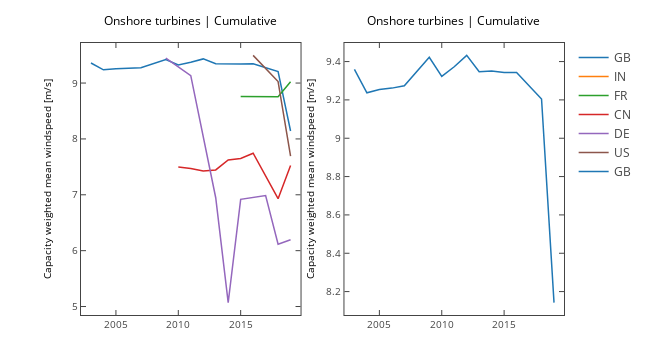

Source (notebook cell):
### Markdown cell above
### Offshore

### Code cell
df=turbines[((turbines['POWER_KW'].replace('#ND',0).astype(int)>0)&\
       (turbines['POWER_KW'].replace('#ND',0).astype(int)<1000000)&(turbines['OFFSHORE']=='yes'))]
countries = [{'GB', 'US', 'IN', 'CN', 'FR', 'DE'}, {'GB'}]

fig, ax = plt.subplots(1, 2, figsize=(9, 5))
for s in range(len(countries)):
    for c in countries[s]:
        x, y, z, w = projects(ofs, c, offshore=True)
        ax[s].plot(x, z, label=c)

    ax[s].set_ylabel('Capacity weighted mean windspeed [m/s]')
    ax[s].set_title("Onshore turbines | Cumulative")

plotly_fig = tls.mpl_to_plotly(fig)
plotly_fig["layout"]["showlegend"] = True
plotly_fig["layout"]['hovermode'] = 'x'
iplot(plotly_fig, filename='ofs4')

### Figure 1 — Plotly figure (JSON) as saved in the notebook; plotly's stock layout.template omitted (floating-point values rounded to 4 significant figures)
{"data": [{"line": {"color": "rgba (31, 119, 180, 1)", "dash": "solid", "width": 1.5}, "mode": "lines", "name": "GB", "type": "scatter", "uid": "170b3892-cff3-11e8-a4f9-b00594f12df5", "x": [2003, 2004, 2005, 2006, 2007, 2009, 2010, 2011, 2012, 2013, 2014, 2015, 2016, 2018, 2019], "xaxis": "x", "y": [9.359, 9.237, 9.255, 9.261, 9.274, 9.423, 9.323, 9.373, 9.432, 9.347, 9.351, 9.343, 9.344, 9.205, 8.142], "yaxis": "y"}, {"line": {"color": "rgba (255, 127, 14, 1)", "dash": "solid", "width": 1.5}, "mode": "lines", "name": "IN", "type": "scatter", "uid": "170d5b66-cff3-11e8-a68e-b00594f12df5", "x": [2019], "xaxis": "x", "y": [8.054], "yaxis": "y"}, {"line": {"color": "rgba (44, 160, 44, 1)", "dash": "solid", "width": 1.5}, "mode": "lines", "name": "FR", "type": "scatter", "uid": "170f937a-cff3-11e8-a7c7-b00594f12df5", "x": [2015, 2018, 2019], "xaxis": "x", "y": [8.762, 8.754, 9.023], "yaxis": "y"}, {"line": {"color": "rgba (214, 39, 40, 1)", "dash": "solid", "width": 1.5}, "mode": "lines", "name": "CN", "type": "scatter", "uid": "17111a38-cff3-11e8-94a2-b00594f12df5", "x": [2010, 2011, 2012, 2013, 2014, 2015, 2016, 2018, 2019], "xaxis": "x", "y": [7.495, 7.472, 7.426, 7.445, 7.624, 7.649, 7.744, 6.931, 7.524], "yaxis": "y"}, {"line": {"color": "rgba (148, 103, 189, 1)", "dash": "solid", "width": 1.5}, "mode": "lines", "name": "DE", "type": "scatter", "uid": "17144e76-cff3-11e8-a53d-b00594f12df5", "x": [2009, 2011, 2013, 2014, 2015, 2017, 2018, 2019], "xaxis": "x", "y": [9.446, 9.131, 6.947, 5.07, 6.918, 6.988, 6.114, 6.195], "yaxis": "y"}, {"line": {"color": "rgba (140, 86, 75, 1)", "dash": "solid", "width": 1.5}, "mode": "lines", "name": "US", "type": "scatter", "uid": "17164a40-cff3-11e8-b33f-b00594f12df5", "x": [2016, 2018, 2019], "xaxis": "x", "y": [9.496, 9.027, 7.694], "yaxis": "y"}, {"line": {"color": "rgba (31, 119, 180, 1)", "dash": "solid", "width": 1.5}, "mode": "lines", "name": "GB", "type": "scatter", "uid": "171cb2e4-cff3-11e8-90bd-b00594f12df5", "x": [2003, 2004, 2005, 2006, 2007, 2009, 2010, 2011, 2012, 2013, 2014, 2015, 2016, 2018, 2019], "xaxis": "x2", "y": [9.359, 9.237, 9.255, 9.261, 9.274, 9.423, 9.323, 9.373, 9.432, 9.347, 9.351, 9.343, 9.344, 9.205, 8.142], "yaxis": "y2"}], "layout": {"annotations": [{"font": {"color": "#000000", "size": 12}, "showarrow": false, "text": "Onshore turbines | Cumulative", "x": 0.2269, "xanchor": "center", "xref": "paper", "y": 1.043, "yanchor": "bottom", "yref": "paper"}, {"font": {"color": "#000000", "size": 12}, "showarrow": false, "text": "Onshore turbines | Cumulative", "x": 0.7715, "xanchor": "center", "xref": "paper", "y": 1.043, "yanchor": "bottom", "yref": "paper"}], "autosize": false, "height": 360, "hovermode": "x", "margin": {"b": 45, "l": 81, "pad": 0, "r": 64, "t": 43}, "showlegend": true, "width": 648, "xaxis": {"anchor": "y", "domain": [0, 0.4545], "mirror": "ticks", "nticks": 5, "range": [2002.0, 2020.0], "showgrid": false, "showline": true, "side": "bottom", "tickfont": {"size": 10}, "ticks": "inside", "type": "linear", "zeroline": false}, "xaxis2": {"anchor": "y2", "domain": [0.5455, 1], "mirror": "ticks", "nticks": 5, "range": [2002.0, 2020.0], "showgrid": false, "showline": true, "side": "bottom", "tickfont": {"size": 10}, "ticks": "inside", "type": "linear", "zeroline": false}, "yaxis": {"anchor": "x", "domain": [0, 1], "mirror": "ticks", "nticks": 7, "range": [4.848, 9.717], "showgrid": false, "showline": true, "side": "left", "tickfont": {"size": 10}, "ticks": "inside", "title": "Capacity weighted mean windspeed [m/s]", "titlefont": {"color": "#000000", "size": 10}, "type": "linear", "zeroline": false}, "yaxis2": {"anchor": "x2", "domain": [0, 1], "mirror": "ticks", "nticks": 9, "range": [8.078, 9.497], "showgrid": false, "showline": true, "side": "left", "tickfont": {"size": 10}, "ticks": "inside", "title": "Capacity weighted mean windspeed [m/s]", "titlefont": {"color": "#000000", "size": 10}, "type": "linear", "zeroline": false}}}
